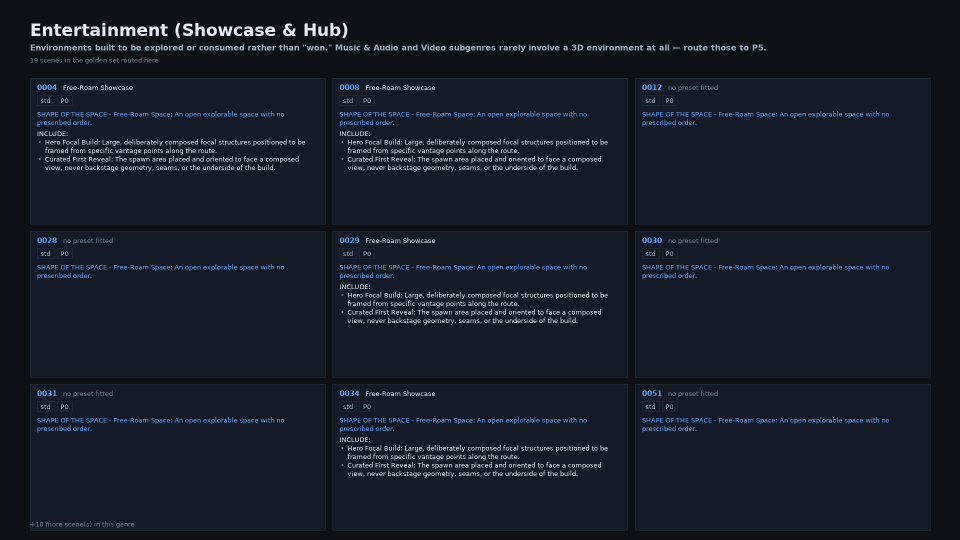
#> input picture site/roadmap_slides/01_entertainment.png, 1920 x 1080 px (shown at 1/2 size)
$ python -i roadmap.py   (imports and definitions only)
#> lines starting #> are read from the running program, lines starting #| are printed output that depends on the picture
### layoutgen/model/rules.py
"""Parse `docs/LayoutGen - Build.md` Part II into the routing model the repo uses.

This is the model the pipeline runs on today, and it replaced a sub-genre model in
which every sub-genre carried mandatory Hard Needs. Part II is a *menu*:

    Shape      exactly one per game, mutually exclusive, and almost always the
               pipeline-routing decision (a flat arena is P0, a multi-level one P2)
    Options    additive on top of the shape, combined freely, nothing mandatory
    Presets    one shape plus a few option IDs, modelled on a real game - this is
               what stands in for what earlier drafts called sub-genres

Shapes live in **one shared catalogue of 45**, and every one is reachable from every
genre; `SHAPES` holds it and is the only place a shape's route is read from. A genre owns
two things about a shape and not the shape itself: a `typical` shortlist naming a default,
which is presentation rather than restriction, and its own wording for rows it words
differently - `range-directed` is a firing line in Shooter and a bowling lane in Sports.
`Genre.shapes` is therefore the whole catalogue wearing that genre's words.

When nothing in the catalogue fits, a build may carry no shape at all and answer the five
routing axes directly - the document's *described shape*. That is the same mechanism
`No Genre` uses, which is why `Genre.axis` falls back to the axis table No Genre holds.

Options use the same shared-catalogue rule as shapes: a genre's table is its shortlist
and its wording, not a fence. `OPTION_CATALOG` holds one structural row per ID so an
option requested outside its usual genre still survives normalization and routing. The
genre's own row always wins when present. Six options live in a universal table and are
merged into every genre; they carry `universal` and are never `core`.

A sixteenth destination has no genre at all. A prompt describing a place rather than a
game - a lobby, a swamp, a farm scene - routes to `No Genre`, which the document calls
"a legitimate outcome, not a failure". It has options and presets like any genre, but no
shape: with no genre prior to infer from, the five routing axes are asked directly, each
with a default that costs nothing. `NO_GENRE` carries it, and `route_of` takes those axes
where it would otherwise take a shape.

The single most important field for us is `Goes to`. Pipeline step 4 recovers
geometry from the isometric render, so anything invisible - a trigger volume, a
spawn marker, a pickup - cannot be recovered and must never reach the image model.
Only `image`, and the visible half of `both`, is injectable.

    from layoutgen.model.rules import GENRES, render
    g = GENRES["Racing"]
    print(render(g.name, g.shape("route-circuit"), ["spawn-grid", "barrier-guardrail"]))
"""

from __future__ import annotations

import json
import re
from dataclasses import dataclass, field, replace

from layoutgen.paths import BUILD_DOC as DOC
from layoutgen.paths import SHAPE_MIGRATION as MIGRATION_DOC

_LINK = re.compile(r"\[([^\]]+)\]\([^)]*\)")
_BOLD = re.compile(r"\*\*(.+?)\*\*")
_ITAL = re.compile(r"\*(.+?)\*")
_CODE = re.compile(r"`([^`]*)`")
_TYPED = re.compile(r"^(?P<type>[A-Za-z]+)\s*\((?P<flavor>.+)\)$")


# [8 lines left out: function _clean, not called in this run]


def _row(line: str) -> list[str]:
    return [c.strip() for c in line.strip().strip("|").split("|")]


# [26 lines left out: functions _table, _split_name, not called in this run]


@dataclass
class Shape:
    id: str
    name: str
    type: str
    flavor: str
    what: str
    pipeline: str

    @property
    def label(self) -> str:
        return self.flavor or self.name


@dataclass
class Option:
    id: str
    name: str
    type: str
    flavor: str
    what: str
    core: bool
    goes_to: str
    pipeline: str
    #: From the Universal Options table rather than this genre's own. Never `core`,
    #: so it stays out of the tune menu - the document is explicit that these are a
    #: landing place for something the user asked for, never a default.
    universal: bool = False

    @property
    def label(self) -> str:
        return self.flavor or self.name

    # [4 lines left out: function drawn, not called in this run]


@dataclass
class Axis:
    """One of the five routing questions asked when there is no genre to infer from.

    An axis is not a shape. A shape is chosen once from a table and usually decides the
    route on its own; an axis is a question with a default answer, and *only the
    non-default answer costs anything*. So a build that leaves all five alone is a
    complete answer that routes `P0`, which the document says is right for most place
    prompts.
    """

    id: str
    name: str
    what: str
    pipeline: str
    default: str
    #: Every value the document offers, mapped to its own wording. The default's
    #: wording is empty - the document gives it no clause, because it is the absence
    #: of a choice rather than one.
    clauses: dict[str, str] = field(default_factory=dict)
    #: Value -> the pipeline code it forces. Defaults never appear here.
    routes: dict[str, str] = field(default_factory=dict)

    # [4 lines left out: function key, not called in this run]


@dataclass
class Preset:
    name: str
    modelled_on: str
    shape: str
    options: list[str]


@dataclass
class Genre:
    num: int
    name: str
    tagline: str
    route: str
    #: Every shape in the catalogue, reworded where this genre words one its own way.
    #: All 45 are here because the document says every one is reachable from every
    #: genre; what a genre owns is the wording and the shortlist, not the set.
    shapes: list[Shape] = field(default_factory=list)
    #: The handful the genre publishes, in the document's order, first one the default.
    #: Presentation rather than restriction - "a shared catalogue nobody reaches past
    #: the first five closes nothing" - so nothing may reject a shape for being absent.
    typical: list[str] = field(default_factory=list)
    options: list[Option] = field(default_factory=list)
    presets: list[Preset] = field(default_factory=list)
    notes: list[str] = field(default_factory=list)
    #: Only `No Genre` has these, and it has them instead of shapes.
    axes: list[Axis] = field(default_factory=list)
    #: Catalogue id -> this genre's own (name, type, flavor, what). Filled while
    #: parsing and spent building `shapes`; kept afterwards so the difference between
    #: an inherited wording and an owned one stays visible.
    wording: dict[str, tuple[str, str, str, str]] = field(default_factory=dict)

    # [4 lines left out: function default_shape, not called in this run]

    def shape(self, sid: str) -> Shape | None:
        return next((s for s in self.shapes if s.id == sid), None)

    # [22 lines left out: functions axis, option, not called in this run]

    def preset(self, name: str) -> Preset | None:
        return next((p for p in self.presets if p.name == name), None)


# [51 lines left out: functions _catalog, _universal, not called in this run]


#: ``exterior`` (default), or ``interior-only, play happens entirely inside...``.
_AXIS_VALUE = re.compile(r"^`([^`]+)`\s*(\(default\))?\s*(?:,\s*(.*))?$", re.S)
#: ``P3` for `transition` only`` - a code that applies to one named value.
_AXIS_FOR = re.compile(r"`([^`]+)`\s+for\s+`([^`]+)`")


# [121 lines left out: functions _axes, _fill, _no_genre, not called in this run]


def _parse() -> tuple[dict[str, Genre], list[tuple[str, str]], list[Option], Genre,
                      dict[str, Shape]]:
    lines = DOC.read_text().splitlines()
    catalog = _catalog(lines)

    # The Genre List gives the one-line description for each of the fifteen.
    descs: list[tuple[str, str]] = []
    try:
        gl = next(i for i, x in enumerate(lines) if x.strip() == "## **Genre List**")
        for text in lines[gl + 1: gl + 40]:
            m = re.match(r"^\d+\.\s+\*\*(.+?)\*\*\s*[—-]\s*(.+?)\s*$", text.strip())
            if m:
                descs.append((_clean(m.group(1)), _clean(m.group(2)).rstrip(".")))
    except StopIteration:
        pass

    heads = [(i, m) for i, x in enumerate(lines)
             if (m := re.match(r"^## \*\*(\d+)\\?\.\s+(.+?)\*\*\s*$", x))]
    genres: dict[str, Genre] = {}
    for n, (start, m) in enumerate(heads):
        end = heads[n + 1][0] if n + 1 < len(heads) else len(lines)
        body = lines[start:end]
        name = _clean(m.group(2))
        g = Genre(num=int(m.group(1)), name=name, tagline="", route="")
        _fill(g, body)
        # Every catalogue row, in catalogue order, wearing this genre's words where it
        # has any. Materialised per genre rather than shared so that `g.shape(id).what`
        # is the sentence that reaches the image model for *this* genre without any
        # caller having to know a wording table exists.
        g.shapes = [
            Shape(id=s.id, name=w[0], type=w[1], flavor=w[2], what=w[3],
                  pipeline=s.pipeline) if (w := g.wording.get(s.id)) else
            Shape(**vars(s))
            for s in catalog.values()]
        genres[name] = g

    # Every genre inherits the universal table on top of its own, and its own row wins
    # on a collision - four genres word `building-interior` their own way, and those
    # definitions are the ones that hold for them. No Genre inherits it too, and the
    # document says it matters more there than anywhere: a prompt with no genre is
    # usually describing a place, and these are what a place is made of.
    universal = _universal(lines)
    no_genre = _no_genre(lines)
    for g in list(genres.values()) + [no_genre]:
        own = {o.id for o in g.options}
        g.options.extend(o for o in universal if o.id not in own)

    return genres, descs, universal, no_genre, catalog


#: The document's own name for the sixteenth destination, which is not a genre.
NO_GENRE_NAME = "No Genre"

GENRES, GENRE_DESCS, UNIVERSAL, NO_GENRE, SHAPES = _parse()

#: Every option ID in the system, independent of which section words it. No Genre is
#: included because its rows obey the same shared-catalogue rule as numbered genres.
#:
#: The current genre's own row still wins in ``Genre.option``. This fallback is for the
#: new cross-genre path: take the ID and structural metadata from the catalogue, while
#: the spec's contextual ``text`` supplies the prompt-specific realization.
OPTION_SOURCES: dict[str, list[tuple[str, Option]]] = {}
for _g in [*GENRES.values(), NO_GENRE]:
    for _o in _g.options:
        sources = OPTION_SOURCES.setdefault(_o.id, [])
        if not any(existing_genre == _g.name for existing_genre, _ in sources):
            sources.append((_g.name, _o))


# [11 lines left out: function _catalog_option, not called in this run]


OPTION_CATALOG: dict[str, Option] = {
    option_id: _catalog_option(sources)
    for option_id, sources in OPTION_SOURCES.items()
}


# [10 lines left out: function option_variants, not called in this run]


def option_destinations(genre: Genre, option_id: str) -> set[str]:
    return {option.goes_to for option in option_variants(genre, option_id)}


def option_pipelines(genre: Genre, option_id: str) -> set[str]:
    return {option.pipeline for option in option_variants(genre, option_id)}

#: Retired shape id -> the catalogue row that absorbed it, vendored from the upstream
#: rules repo beside the documents it belongs to.
#:
#: Merging the fifteen per-genre shape tables into one catalogue collapsed rows that had
#: been separate only because they lived in different genres: `arena-flat`, `field-bounded`
#: and `space-continuous` were one bounded single-level space described three times, and
#: are now `space-bounded`. Specs written before the merge name ids the catalogue no longer
#: has, and dropping their shape would silently turn a decided build into an undecided one,
#: so they are rewritten instead. This is a rename, not a re-decision - anything that needs
#: the new document's *judgement* needs a new run, not this.
SHAPE_MIGRATION: dict[str, str] = json.loads(MIGRATION_DOC.read_text()) \
    if MIGRATION_DOC.is_file() else {}


# [9 lines left out: function genre, not called in this run]

#: Every option ID that appears in more than one genre, per the shared registry.
#: Universal options are excluded: they are in all fifteen by construction, so listing
#: them here would say nothing and drown the IDs that are genuinely shared.
SHARED_IDS: dict[str, list[str]] = {}
for _g in [*GENRES.values(), NO_GENRE]:
    for _o in _g.options:
        if not _o.universal:
            SHARED_IDS.setdefault(_o.id, []).append(_g.name)
SHARED_IDS = {k: v for k, v in SHARED_IDS.items() if len(v) > 1}


# ------------------------------------------------------------------ injection

#: The visible half of each `both` option, keyed by (genre, option id).
#:
#: Build.md marks an option `both` when it has a visible part and an invisible part,
#: and says only the visible part is injected. It marks *which* options are `both`
#: but not where the split falls, so these clauses are ours: the document's own
#: visible nouns kept, and the detection/trigger/scoring language dropped, because
#: asking an image model for "an invisible cylinder" or "a detection perimeter"
#: produces nothing a segmenter can recover. The invisible half is placed against the
#: layout afterwards, exactly as the `layout` options are.
#:
#: Keyed by genre because a shared ID is worded per genre - `teleporter-link` appears
#: in six genres and means something different in each.
VISIBLE_PART: dict[tuple[str, str], str] = {
    ("Action", "spawn-protected"):
        "Start areas set back, screened by walls or terrain, or raised above the "
        "arena floor.",
    ("Adventure", "tracker-quest"):
        "A physical notice board or standing pillar, sited where players pass it.",
    ("Adventure", "teleporter-link"):
        "Paired matching markers or platforms at known locations, each clearly "
        "identifiable as a travel point.",
    ("Obby & Platformer", "checkpoint-respawn"):
        "Flat enclosed pads set at intervals along the course, wide enough to stand "
        "on safely.",
    ("Obby & Platformer", "winner-zone"):
        "A distinct reward area at the end of the course holding the payoff items.",
    ("Obby & Platformer", "teleporter-link"):
        "Marked pads that link the stages to each other and back to the hub.",
    ("Party & Casual", "tracker-leaderboard"):
        "A prominent flat structural wall in the lobby, sized and framed to host a "
        "large display.",
    ("Party & Casual", "teleporter-link"):
        "Clearly marked pads or gateways at the lobby edge leading to the match area.",
    ("Puzzle", "trigger-solve"):
        "A physical receptacle for a key item - a shaped indentation, a pedestal, or "
        "a socket in a wall or table.",
    ("Puzzle", "button-solve"):
        "Levers, keypads, and pressure plates mounted where players can reach them.",
    ("RPG", "collectible-nodes"):
        "Repeating alcoves and clearings reserved for mining seams, woodcutting "
        "stands, and herb patches.",
    ("RPG", "teleporter-link"):
        "Standardized stone platforms outside the major landmarks.",
    ("Roleplay & Avatar Sim", "teleporter-link"):
        "Marked transport points at the edges of the distant districts.",
    ("Shooter", "spawn-teambase"):
        "Balanced bases at opposite ends of the map, each enclosed so it is not "
        "overlooked from open ground.",
    ("Shooter", "spawn-protected"):
        "Geometry directly around a spawn that blocks the sightlines into it.",
    ("Shooter", "capture-zone"):
        "A marked stand or platform at the objective, distinct from the ground "
        "around it.",
    ("Shooter", "control-zone"):
        "A marked raised area - the King-of-the-Hill hill - visibly distinct from "
        "its surroundings.",
    ("Simulation", "trigger-task"):
        "A built station in the job loop - a pickup bay, a delivery dock, a patient "
        "bed, a planting plot.",
    ("Strategy", "tracker-core"):
        "A large structure at the end of the track, built as the visual focus of "
        "the defence.",
    ("Survival", "gate-escape"):
        "Large structural doors or escape hatches set into the outer boundary.",
    ("Sports", "trigger-bounds"):
        "Painted or built boundary lines marking the edge of the active playing "
        "area - touchlines, foul lines, baselines.",
    ("Sports", "startpoint-play"):
        "Marked static positions where play begins - pitcher's mound and home plate, "
        "centre circle, serve box.",
    ("Sports", "trigger-scoring"):
        "The built scoring targets themselves - the goal mouth, the hoop and "
        "backboard, home plate.",
    ("Racing", "startpoint-line"):
        "The marked start position - a painted line or a lane slot on the track.",
    ("Racing", "trigger-finish"):
        "The built finish at the exact end of the course - a touch-pad wall, a "
        "finish line across the track, or a finish gate.",
    ("Racing", "spawn-grid"):
        "A wide launch front of evenly spaced slots - blocks in a pool, lanes on a "
        "track, grid spots on a circuit - laid out side by side.",
    ("Entertainment (Showcase & Hub)", "spawn-first-reveal"):
        "The spawn area placed and oriented to face a composed view, never backstage "
        "geometry, seams, or the underside of the build.",
    ("Entertainment (Showcase & Hub)", "teleporter-link"):
        "Physical, clearly identifiable portal structures at logical endpoints of "
        "the layout.",
}


def visible_text(genre_name: str, option: Option) -> str:
    """What actually gets injected for an option: the visible part only."""
    return VISIBLE_PART.get((genre_name, option.id), option.what)


HEADER = (
    "LAYOUT FEATURES for this {genre} map. Build these as the actual structure of "
    "the space rather than as set dressing, keep them visually distinct from one "
    "another, and keep the whole layout legible in one view."
)
#: No Genre names no game type, so there is none to name here either. The rest of the
#: instruction is unchanged - what the space is for does not change how it is built.
PLACE_HEADER = (
    "LAYOUT FEATURES for this map. Build these as the actual structure of "
    "the space rather than as set dressing, keep them visually distinct from one "
    "another, and keep the whole layout legible in one view."
)
SHAPE_LINE = "SHAPE OF THE SPACE - {label}: {what}"
AXIS_LINE = "SHAPE OF THE SPACE - {what}"

#: Axes whose non-default value decides how the layout is generated rather than what it
#: looks like. `must-be-valid` says the topology is the deliverable, which is what buys
#: `P6` and draws the plan before the picture; its wording - "a solvable maze, a
#: connected circuit, a physics-legal jump path" - defines the category for whoever is
#: answering the question, and describes no particular space. The order it forces
#: already carries it, so injecting the sentence as well would only spend the image
#: model's attention on a decision that has been made.
ROUTING_ONLY_AXES = {"axis-structure"}


# [49 lines left out: functions axis_lines, render, injection, not called in this run]


def dropped(genre: Genre, option_ids: list[str]) -> list[Option]:
    """Picked options that never reach the image model, so the UI can say so."""
    return [o for oid in option_ids if (o := genre.option(oid)) and not o.drawn]


# [88 lines left out: functions genre_list_text, menu_text, preset_menu_text, route_of, not called in this run]


# [15 lines that do not run on import are left out]

### layoutgen/web/pages/roadmap.py
"""Every prompt injection the rules run produced, on one page, plus slide sheets.

The page groups all 75 scenes by genre and shows each one's LAYOUT FEATURES block in
full, so the whole surface of what Build.md Part II actually emitted can be read in
one pass rather than one scene at a time. Above it is the shape of the injection
itself - the fixed header, the shape line, the bullet list - since every block is the
same three parts with different contents.

It also renders 1920x1080 sheets to roadmap_slides/, which Google Slides takes at its
native 16:9: one overview of the whole run, then one sheet per genre carrying that
genre's injections verbatim.

Usage (repo root):
    python -m layoutgen.web.pages.roadmap
"""

from __future__ import annotations

import json
import pathlib
from collections import Counter, defaultdict

from PIL import Image, ImageDraw, ImageFont

from layoutgen import paths
from layoutgen.model import rules as br
from layoutgen.web.pages import shared as brc

OUT = paths.SITE / "roadmap.html"
SLIDES = paths.SITE / "roadmap_slides"

W, H = 1920, 1080
BG, PANEL, LINE = (13, 17, 23), (20, 27, 38), (37, 48, 63)
FG, DIM, DIM2 = (230, 237, 243), (159, 176, 195), (111, 130, 150)
OK, ACC, WARN = (63, 185, 80), (88, 166, 255), (210, 153, 34)


def _font_dir() -> pathlib.Path | None:
    """No system fonts in this image; matplotlib ships DejaVu, which has the arrow
    and bullet glyphs these sheets use. Without it Pillow silently falls back to a
    bitmap font and those render as tofu."""
    try:
        import matplotlib
        d = pathlib.Path(matplotlib.get_data_path()) / "fonts" / "ttf"
        return d if (d / "DejaVuSans.ttf").is_file() else None
    except Exception:
        return None


_FONTS = _font_dir()


# [26 lines left out: functions _font, wrap, not called in this run]


def rows() -> list[dict]:
    return [json.loads(x) for x in (paths.RUNS / "rules.jsonl").open() if x.strip()]


# ---------------------------------------------------------------- slide sheets

# [136 lines left out: functions _panel, overview_sheet, genre_sheet, not called in this run]


def sheets(data: list[dict]) -> list[pathlib.Path]:
    SLIDES.mkdir(parents=True, exist_ok=True)
    by = defaultdict(list)
    for r in data:
        by[r["genre"]].append(r)
    out = [overview_sheet(data)]
    for i, (genre, rs) in enumerate(
            sorted(by.items(), key=lambda kv: -len(kv[1])), start=1):
        out.append(genre_sheet(genre, sorted(rs, key=lambda r: r["scene"]), i))
    return out


# ---------------------------------------------------------------------- page

# [90 lines left out: function build, not called in this run]


# [4 lines not run here, left out]

>>> import cv2
>>> picture = cv2.imread('../../../site/roadmap_slides/01_entertainment.png', cv2.IMREAD_GRAYSCALE)
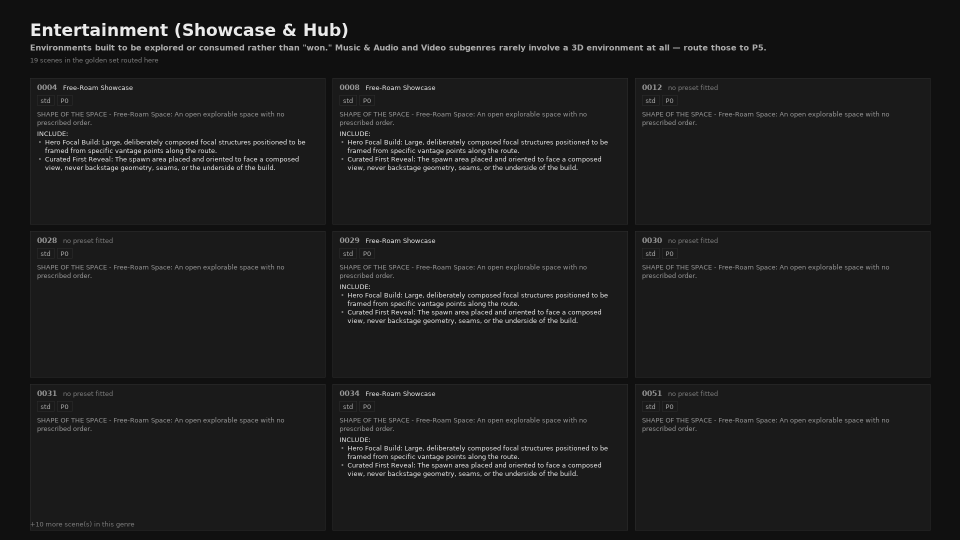
#> picture: shape (1080, 1920) (shown at 1/2 size); min 16, max 235, mean 28.1
#> the loop in sheets, `for r in data:` made 1 pass
#> (the run stopped early here; a loop or call above may not have finished)
